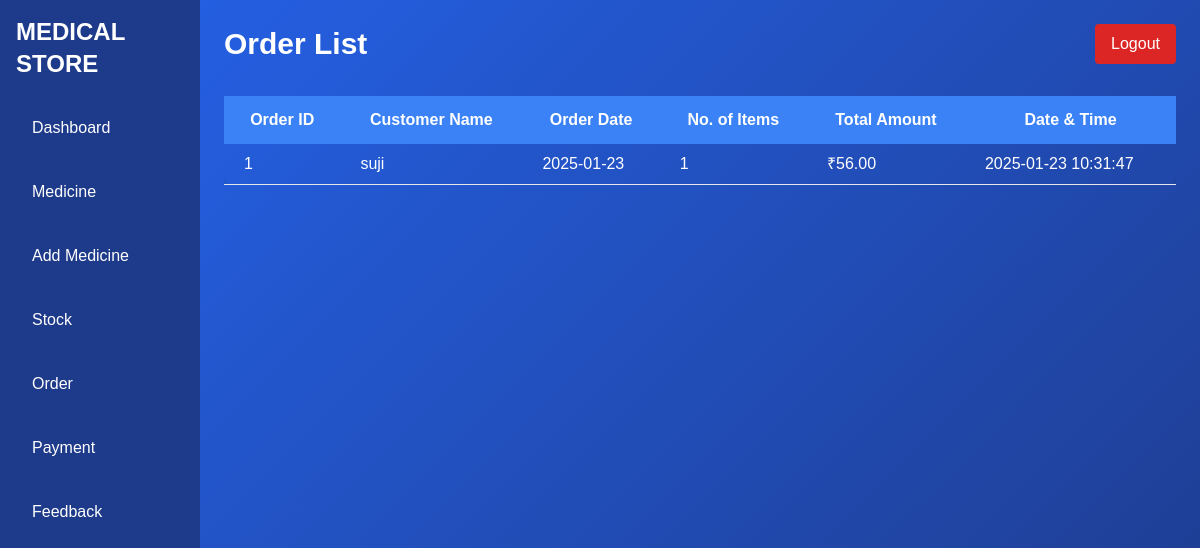
/medical_store/view_order.php, run on an earlier commit of the app's database.
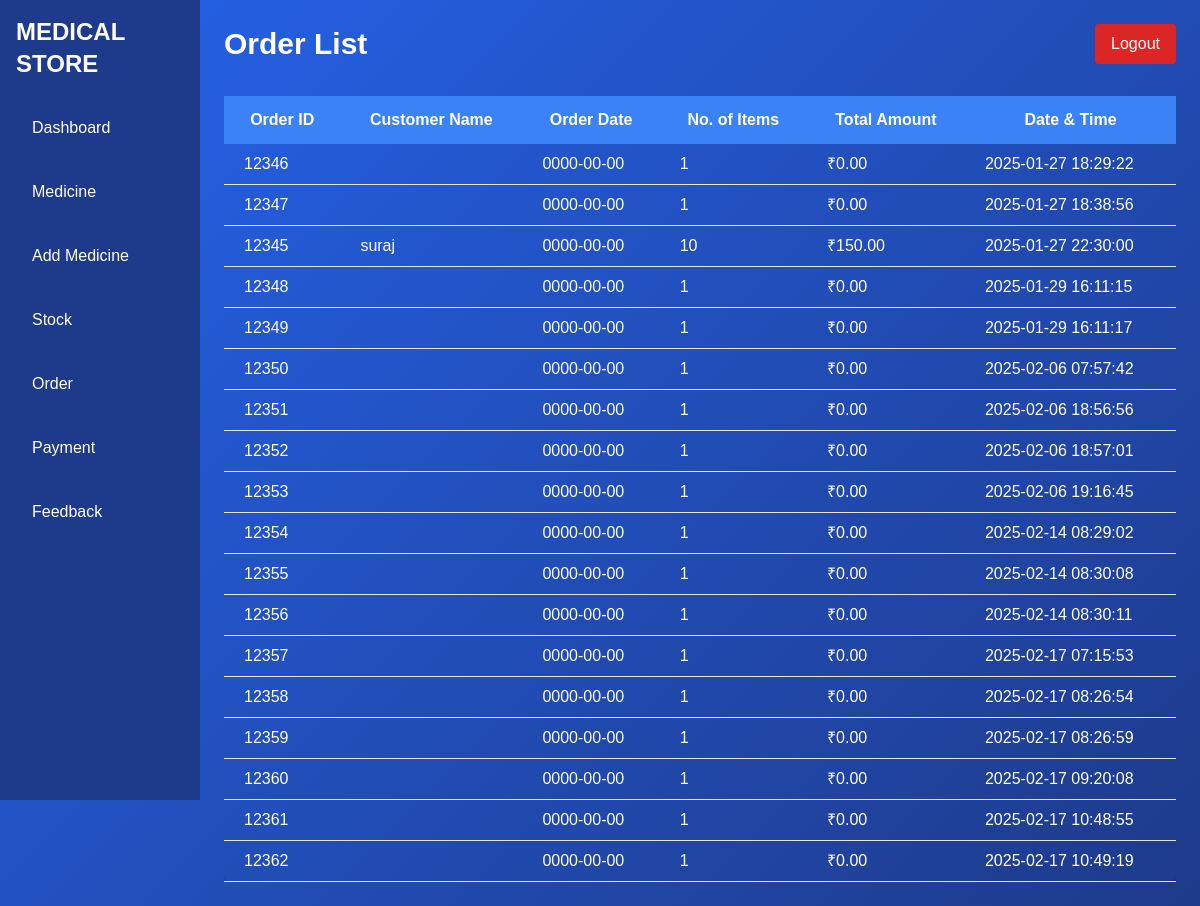
And on a later commit of the database.
### tables this page shows
CREATE TABLE `orders` (
  `order_id` int(11) NOT NULL,
  `customer_name` varchar(255) NOT NULL,
  `order_date` date NOT NULL,
  `total_amount` decimal(10,2) NOT NULL,
  `no_of_items` int(11) NOT NULL,
  `med_id` int(11) NOT NULL,
  `date_time` datetime NOT NULL
);

### medical_store/view_order.php (the view, shortened to what this page needs)
<?php
include 'connection.php';
?>
<!DOCTYPE html>
<html lang="en">
<head>
    <link href="https://cdn.jsdelivr.net/npm/tailwindcss@2.2.19/dist/tailwind.min.css" rel="stylesheet">
</head>
<body>
<div class="flex">
    <div class="w-1/6 custom-sidebar text-white h-screen p-4">
        <h1 class="text-2xl font-bold mb-6">MEDICAL STORE</h1>
        <ul>
            <li class="mt-4"><a href="admin.php">Dashboard</a></li>
            <li class="mt-4"><a href="medicine.php">Medicine</a></li>
            <li class="mt-4"><a href="add_medicine.php">Add Medicine</a></li>
            <li class="mt-4"><a href="stock.php">Stock</a></li>
            <li class="mt-4"><a href="view_order.php">Order</a></li>
            <li class="mt-4"><a href="view_payment.php">Payment</a></li>
            <li class="mt-4"><a href="view_feedback.php">Feedback</a></li>
        </ul>
    </div>
    <div class="w-5/6 p-6">
        <div class="flex justify-between items-center">
            <h2 class="text-3xl font-bold">Order List</h2>
            <a href="logout1.php" class="bg-red-600 text-white py-2 px-4 rounded">Logout</a>
        </div>
        <div class="overflow-x-auto mt-8">
            <table class="min-w-full bg-teal shadow-md rounded-lg">
                <thead class="bg-blue-500 text-white">
                    <tr>
                        <th class="py-3 px-5">Order ID</th>
                        <th class="py-3 px-5">Customer Name</th>
                        <th class="py-3 px-5">Order Date</th>
                        <th class="py-3 px-5">No. of Items</th>
                        <th class="py-3 px-5">Total Amount</th>
                        <th class="py-3 px-5">Date & Time</th>
                    </tr>
                </thead>
                <tbody>
                    <?php
                    $sql = "SELECT * FROM orders ORDER BY date_time ";
                    $result = $conn->query($sql);
                    if ($result->num_rows > 0) {
                        while ($row = $result->fetch_assoc()) {
                            echo "<tr class='border-b hover:bg-gray-100'>";
                            echo "<td class='py-2 px-5'>" . htmlspecialchars($row['order_id']) . "</td>";
                            echo "<td class='py-2 px-5'>" . htmlspecialchars($row['customer_name']) . "</td>";
                            echo "<td class='py-2 px-5'>" . htmlspecialchars($row['order_date']) . "</td>";
                            echo "<td class='py-2 px-5'>" . htmlspecialchars($row['no_of_items']) . "</td>";
                            echo "<td class='py-2 px-5'>₹" . number_format($row['total_amount'], 2) . "</td>";
                            echo "<td class='py-2 px-5'>" . htmlspecialchars($row['date_time']) . "</td>";
                            echo "</tr>";
                        }
                    } else {
                        echo "<tr><td colspan='6' class='py-2 px-4 text-center'>No orders found</td></tr>";
                    }
                    ?>
                </tbody>
            </table>
        </div>
    </div>
</div>
</body>
</html>

What changed in the data, as far as the page shows it:
removed orders: order_id "1", customer_name "suji", order_date "2025-01-23", no_of_items "1", total_amount "56.00", date_time "2025-01-23 10:31:47"
added orders: order_id "12346", order_date "0000-00-00", no_of_items "1", total_amount "0.00", date_time "2025-01-27 18:29:22"
added orders: order_id "12347", order_date "0000-00-00", no_of_items "1", total_amount "0.00", date_time "2025-01-27 18:38:56"
added orders: order_id "12345", customer_name "suraj", order_date "0000-00-00", no_of_items "10", total_amount "150.00", date_time "2025-01-27 22:30:00"
added orders: order_id "12348", order_date "0000-00-00", no_of_items "1", total_amount "0.00", date_time "2025-01-29 16:11:15"
added orders: order_id "12349", order_date "0000-00-00", no_of_items "1", total_amount "0.00", date_time "2025-01-29 16:11:17"
added orders: order_id "12350", order_date "0000-00-00", no_of_items "1", total_amount "0.00", date_time "2025-02-06 07:57:42"
added orders: order_id "12351", order_date "0000-00-00", no_of_items "1", total_amount "0.00", date_time "2025-02-06 18:56:56"
added orders: order_id "12352", order_date "0000-00-00", no_of_items "1", total_amount "0.00", date_time "2025-02-06 18:57:01"
added orders: order_id "12353", order_date "0000-00-00", no_of_items "1", total_amount "0.00", date_time "2025-02-06 19:16:45"
added orders: order_id "12354", order_date "0000-00-00", no_of_items "1", total_amount "0.00", date_time "2025-02-14 08:29:02"
added orders: order_id "12355", order_date "0000-00-00", no_of_items "1", total_amount "0.00", date_time "2025-02-14 08:30:08"
added orders: order_id "12356", order_date "0000-00-00", no_of_items "1", total_amount "0.00", date_time "2025-02-14 08:30:11"
added orders: order_id "12357", order_date "0000-00-00", no_of_items "1", total_amount "0.00", date_time "2025-02-17 07:15:53"
added orders: order_id "12358", order_date "0000-00-00", no_of_items "1", total_amount "0.00", date_time "2025-02-17 08:26:54"
added orders: order_id "12359", order_date "0000-00-00", no_of_items "1", total_amount "0.00", date_time "2025-02-17 08:26:59"
added orders: order_id "12360", order_date "0000-00-00", no_of_items "1", total_amount "0.00", date_time "2025-02-17 09:20:08"
added orders: order_id "12361", order_date "0000-00-00", no_of_items "1", total_amount "0.00", date_time "2025-02-17 10:48:55"
added orders: order_id "12362", order_date "0000-00-00", no_of_items "1", total_amount "0.00", date_time "2025-02-17 10:49:19"
